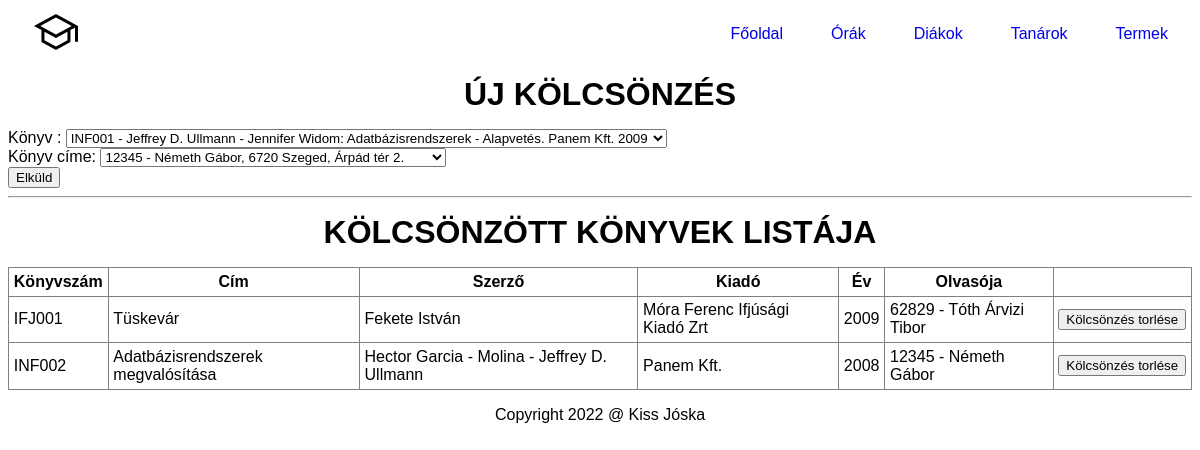
The page /kolcsonzesek.php on the database its author committed.
### tables this page shows
CREATE TABLE IF NOT EXISTS `KONYVEK` (
  `konyvszam` varchar(20) NOT NULL,
  `cim` varchar(60) NOT NULL,
  `szerzo` varchar(100) DEFAULT NULL,
  `kiado` varchar(60) DEFAULT NULL,
  `ev` int(4) DEFAULT NULL,
  `olvasojegy` int(6) DEFAULT NULL
);

### src/db_fuggvenyek.php (called while the page is built, shortened)
<?php
function konyvtar_csatlakozas() {
	$conn = mysqli_connect("localhost", "root", "") or die("Csatlakozási hiba");
	mysqli_query($conn, 'SET NAMES UTF8');
	mysqli_query($conn, 'SET character_set_results=utf8');
	mysqli_set_charset($conn, 'utf8');
	$conn->set_charset("utf8");
	return $conn;
}
function olvasolistatLeker() {
	if ( !($conn = konyvtar_csatlakozas()) ) {
		return false;
	}
	$result = mysqli_query( $conn,"SELECT olvasojegy, nev, szuldatum, lakcim FROM OLVASOK");
	return $result;
}
function szabad_konyveket_listaz() {
	if ( !($conn = konyvtar_csatlakozas()) ) {
		return false;
	}
	$result = mysqli_query( $conn,"SELECT konyvszam, CONCAT(konyvszam, ' - ', szerzo, ': ', cim, '. ', kiado, ' ', ev) AS konyv FROM KONYVEK WHERE olvasojegy IS NULL") or die(mysqli_error($conn));
	return $result;
}
function kolcsonzott_konyvek_listaja() {
	if ( !($conn = konyvtar_csatlakozas()) ) {
		return false;
	}
	$result = mysqli_query( $conn,"SELECT konyvszam, cim, szerzo, kiado, ev, CONCAT(OLVASOK.olvasojegy, ' - ', OLVASOK.nev) AS olvaso FROM KONYVEK, OLVASOK WHERE KONYVEK.olvasojegy = OLVASOK.olvasojegy") or die(mysqli_error($conn));
	return $result;
}

### src/kolcsonzesek.php (the view, shortened to what this page needs)
<h1>Új kölcsönzés</h1>
<form method="POST" action="kolcsonzesfelvitel.php" accept-charset="utf-8">
<label>Könyv : </label>
<select name="valasztottKonyv">
<?php
	$szabadKonyvek = szabad_konyveket_listaz();
	while( $egySor = mysqli_fetch_assoc($szabadKonyvek) ) {
		echo '<option value="'.$egySor["konyvszam"].'">'.$egySor["konyv"].'</option>';
	}
?>
</select>
<br>
<label>Könyv címe: </label>
<select name="olvaso">
<?php
	$olvasok = olvasolistatLeker();
	while( $egySor = mysqli_fetch_assoc($olvasok) ) {
		echo '<option value="'.$egySor["olvasojegy"].'">'.
		      $egySor["olvasojegy"]. ' - '.
		      $egySor["nev"]. ', ' .
		      $egySor["lakcim"] .'</option>';
	}
?>
</select>
<br>
<input type="submit" value="Elküld" />
</form>
<hr/>
<h1>Kölcsönzött könyvek listája</h1>
<table border="1">
<tr>
<th>Könyvszám</th>
<th>Cím</th>
<th>Szerző</th>
<th>Kiadó</th>
<th>Év</th>
<th>Olvasója</th>
</tr>
<?php
	$konyvek = kolcsonzott_konyvek_listaja();
    while( $egySor = mysqli_fetch_assoc($konyvek) ) {
		echo '<tr>';
		echo '<td>'. $egySor["konyvszam"] .'</td>';
		echo '<td>'. $egySor["cim"] .'</td>';
		echo '<td>'. $egySor["szerzo"] .'</td>';
		echo '<td>'. $egySor["kiado"] .'</td>';
		echo '<td>'. $egySor["ev"] .'</td>';
		echo '<td>'. $egySor["olvaso"] .'</td>';
		echo '<td><form method="POST" action="kolcsonzestorles.php">
				  <input type="hidden" name="toroltkonyv" value="'.$egySor["konyvszam"].'" />
				  <input type="submit" value="Kölcsönzés torlése" />
		          </form></td>';
		echo '</tr>';
	}
?>
</table>

### src/style.css (style rules this page uses)
* { box-sizing: border-box; }
html { color: ; font-family: Arial, Helvetica, sans-serif; }
body { background-color: ; }
p { text-align: justify; }
h1, h2, h3, h4, h5, h6 { font-family: Verdana, Geneva, Tahoma, sans-serif; font-weight: bold; text-align: center; text-transform: uppercase; padding: 0; margin: 1rem; }
a { color: ; }
header { background-color: ; border-bottom-left-radius: ; border-bottom-right-radius: ; font-family: "Rubik", Verdana, sans-serif; margin-bottom: 1rem; padding: 0.4rem; }
nav li { list-style: none; }
nav a { text-decoration: none; }
.header { align-items: center; display: flex; justify-content: space-between; padding: 0 1.5rem; }
.nav-menu { align-items: center; display: flex; justify-content: space-between; }
.nav-item { margin-left: 3rem; }
table { background-color:; border-collapse: collapse; }
td, th { padding: 0.3rem; }

### rows shown on the page
konyvek: konyvszam "IFJ001", cim "Tüskevár", szerzo "Fekete István", kiado "Móra Ferenc Ifjúsági Kiadó Zrt", ev "2009", olvaso "62829 - Tóth Árvizi Tibor"
konyvek: konyvszam "INF002", cim "Adatbázisrendszerek megvalósítása", szerzo "Hector Garcia - Molina - Jeffrey D. Ullmann", kiado "Panem Kft.", ev "2008", olvaso "12345 - Németh Gábor"

### other values the page prints
form field valasztottKonyv "INF001 - Jeffrey D. Ullmann - Jennifer Widom: Adatbázisrendszerek - Alapvetés. Panem Kft. 2009"
form field olvaso "12345 - Németh Gábor, 6720 Szeged, Árpád tér 2."
